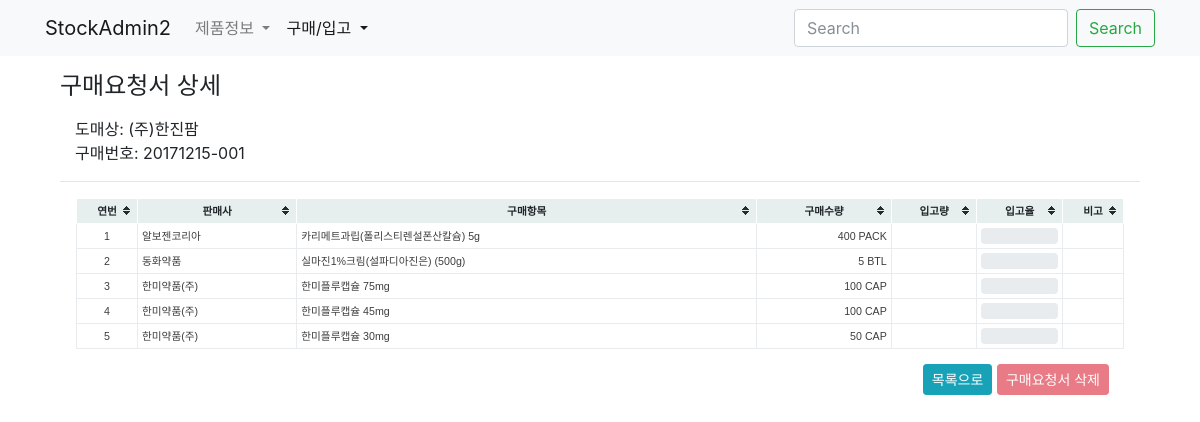
Page /buy/20171215-001/ on the earlier database version.
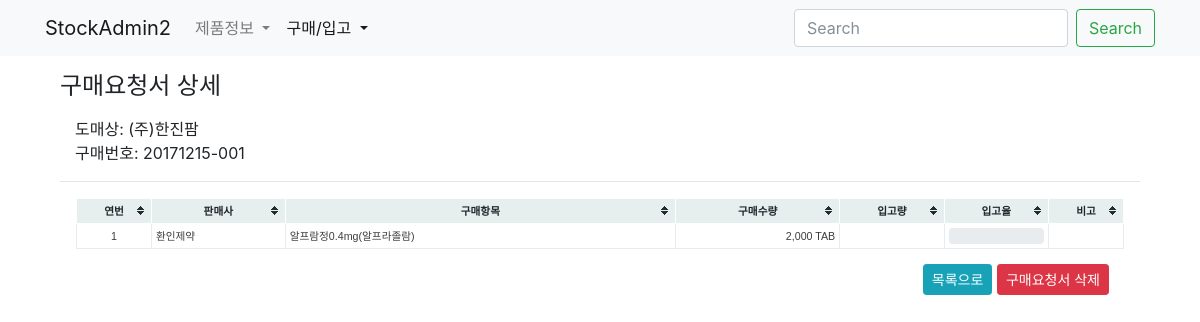
Same page on the later database version.
### buy/models.py (models this page shows, shortened)
class Buy(models.Model):
    slug = models.SlugField('구매번호', unique=True, blank=True, editable=False)
    commiter = models.ForeignKey(settings.AUTH_USER_MODEL, blank=True, null=True, on_delete=models.SET_NULL)
    date = models.DateField('구매일자', blank=True, default=timezone.now)
    iscart = models.BooleanField('카트인지', blank=True, default=False)
    updated = models.DateTimeField(auto_now=True)
    created = models.DateTimeField(auto_now_add=True)
    class Meta:
        verbose_name = '구매요청서'
        verbose_name_plural = '구매요청서'
        ordering = '-created',
    def has_stockset(self):
        return StockRecord.objects.filter(amount__gt=0, buyitem__buy=self).exists()

class BuyItem(models.Model):
    buy = models.ForeignKey(Buy, null=True, blank=True, on_delete=models.CASCADE)
    buyinfo = models.ForeignKey('product.BuyInfo', on_delete=models.CASCADE)
    amount = models.IntegerField('구매수량')
    comment = models.CharField('비고', max_length=50, blank=True)
    isend = models.BooleanField('구매종결', default=False)
    updated = models.DateTimeField(auto_now=True)
    created = models.DateTimeField(auto_now_add=True)
    class Meta:
        verbose_name = '구매품목'
        verbose_name_plural = '구매품목'
        unique_together = 'buy', 'buyinfo',
    def __init__(self, *args, **kwargs):
        super(BuyItem, self).__init__(*args, **kwargs)

### product/models.py (models this page shows, shortened)
class BuyInfo(BuyInfoMixin, models.Model):
    slug = models.SlugField('구매코드', unique=True, blank=True)
    product = models.ForeignKey(Product, on_delete=models.CASCADE)
    market = models.ForeignKey(Market, on_delete=models.CASCADE)
    date = models.DateField('시작일자', blank=True, default=timezone.now)
    price = models.DecimalField('구매가격', max_digits=50, decimal_places=2)
    active = models.BooleanField('사용중', default=True)
    updated = models.DateTimeField(auto_now=True)
    created = models.DateTimeField(auto_now_add=True)
    objects = BuyInfoManager()
    class Meta:
        verbose_name = '구매정보'
        verbose_name_plural = '구매정보'
        ordering = '-created',

class Market(models.Model):
    name = models.CharField('도매상명', max_length=50, unique=True)
    tel = models.CharField('전화', max_length=50, blank=True, null=True)
    fax = models.CharField('팩스', max_length=50, blank=True, null=True)
    email = models.EmailField('메일', blank=True, null=True)
    updated = models.DateTimeField(auto_now=True)
    created = models.DateTimeField(auto_now_add=True)
    objects = MarketManager()
    class Meta:
        verbose_name = '도매상'
        verbose_name_plural = '도매상'
    def __str__(self):
        return self.name

class Product(models.Model):
    name = models.CharField('제품명', max_length=50, unique=True)
    code = models.CharField('제품코드', max_length=50, unique=True)
    company = models.CharField('판매사', max_length=50, blank=True)
    std_unit = models.CharField('제품규격', max_length=10, choices=zip(STD_UNITs, STD_UNITs))
    pkg_amount = models.IntegerField('포장수량', default=1)
    etc_class = models.CharField('기타구분', max_length=10, choices=zip(ETC_CLASS, ETC_CLASS), default='일반')
    updated = models.DateTimeField(auto_now=True)
    created = models.DateTimeField(auto_now_add=True)
    objects = ProductManager()
    class Meta:
        verbose_name = '제품'
        verbose_name_plural = '제품'
        ordering = '-created',
    def __str__(self):
        return self.name

### buy/views.py (the view)
# urls.py: path('<slug:slug>/', BuyDetailView.as_view(), name='buy-detail'),
class BuyDetailView(DetailView):
    model = Buy
    fields = 'commiter',
    def get_context_data(self, **kwargs):
        context = super(BuyDetailView, self).get_context_data(**kwargs)
        context['form'] = BuyForm()
        return context

### buy/forms.py
class BuyForm(forms.ModelForm):
    class Meta:
        model = Buy
        fields = 'commiter',

### buy/managers.py (called while the page is built)
    def get_queryset(self):
        return StockRecordQuerySet(self.model, using=self._db)

### buy/templates/buy/buy_detail.html (shortened to what this page needs)
{% extends "buy/buy_base.html" %}
{% load humanize %}
{% block buy_header %}
<h4>구매요청서 상세</h4>
{% endblock buy_header %}
{% block buy_content %}
<div class="col-12 my-3">
    도매상: {{ object.buyitem_set.first.buyinfo.market }}</br>
    구매번호: {{ object.slug }}
</div>
<hr>
<div class="col-12 px-3">
    <table class="table-bordered tablesorter tablesorter-sortable">
        <thead class="thead-default text-center">
            <tr>
                <th>연번</th>
                <th>판매사</th>
                <th>구매항목</th>
                <th>구매수량</th>
                <th>입고량</th>
                <th>입고율</th>
                <th>비고</th>
            </tr>
        </thead>
        <tbody>
            {% for item in object.buyitem_set.all %}
            <tr>
                <td class="text-center">{{ forloop.counter }}</td>
                <td>{{ item.buyinfo.product.company }} </td>
                <td>{{ item.buyinfo.product }}</td>
                <td class="text-right">{{ item.amount|intcomma }} {{ item.buyinfo.product.std_unit }}</td>
                <td>{{ item.stocked_amount }}</td>
                <td>
                    <div class="progress">
                    </div>
                </td>
                <td>{{ item.comment }}</td>
            </tr>
            {% endfor %}
        </tbody>
    </table>
    <div class="col-12 text-right">
        <a class="btn btn-info btn-sm" href="{% url 'buy:buy-list' %}">목록으로</a>
        {% if object.commiter %}
            {% if object.has_stockset %}
                <button class="btn btn-danger btn-sm disabled">구매요청서 삭제</button>
            {% else %}
                {% url 'buy:buy-delete' object.slug as delete_url %}
                {% include "components/delete_confirm_button.html" with button_name="구매요청서 삭제" modal_id="modal-buy-delete" action=delete_url %}
            {% endif %}
        {% else %}
        <a class="btn btn-warning btn-sm" href="{% url 'buy:buy-update' object.slug %}">구매내역 수정</a>
            {% if user.is_staff %}
            {% include "buy/components/buy_confirm_modal.html" %}
            {% endif %}
        {% endif %}
    </div>
</div>
{% endblock buy_content %}

### buy/templates/buy/buy_base.html (shortened to what this page needs)
{% extends "base.html" %}
{% block content %}
<div class="container">
    <div class="col-12 my-3">
    {% block buy_header %}{% endblock buy_header %}
    </div>
    <div class="col-12">
    {% block buy_content %}{% endblock buy_content %}
    </div>
</div>
{% endblock content %}

### templates/base.html (shortened to what this page needs)
<!DOCTYPE html>
<html>
<head>
    {% include "components/static.html" %}
</head>
<body>
    {% include "components/navbar.html" %}
    {% block content %}{% endblock content %}
</body>
</html>

### templates/components/static.html (shortened to what this page needs)
{% load static %}
<link rel="stylesheet" type="text/css" href="{% static "bootstrap-4.0.0-beta.2-dist/css/bootstrap.css" %}">
<link rel="stylesheet" type="text/css" href="{% static "jquery-ui-1.12.1/jquery-ui.min.css" %}">
<link rel="stylesheet" type="text/css" href="{% static "tablesorter/themes/blue/style.css" %}">
<link rel="stylesheet" type="text/css" href="{% static "font-awesome-4.7.0/css/font-awesome.min.css" %}">
<link rel="stylesheet" type="text/css" href="{% static "css/common.css" %}">

### templates/components/navbar.html (shortened to what this page needs)
{% url 'product:list' as product_list %}
{% url 'buy:buy-list' as buy_list %}
<nav class="navbar navbar-expand-lg navbar-light bg-light">
	<div class="container">
		<div class="collapse navbar-collapse" id="navbarTogglerDemo01">
		    <a class="navbar-brand" href="/">StockAdmin2</a>
		    <ul class="navbar-nav mr-auto mt-2 mt-lg-0">
				<li class="nav-item dropdown">
					<a class="nav-link dropdown-toggle {% if product_list in request.path %}active{% endif %}" href="#" id="navbarDropdownMenuLink" data-toggle="dropdown" aria-haspopup="true" aria-expanded="false">
					제품정보
					</a>
				</li>
		   		<li class="nav-item dropdown">
			        <a class="nav-link dropdown-toggle {% if buy_list in request.path %}active{% endif %}" href="#" id="navbarDropdownMenuLink" data-toggle="dropdown" aria-haspopup="true" aria-expanded="false">
			          구매/입고
			        </a>
				</li>
		    </ul>
		    <form class="form-inline my-2 my-lg-0">
		      <input class="form-control mr-sm-2" type="text" placeholder="Search" aria-label="Search">
		      <button class="btn btn-outline-success my-2 my-sm-0" type="submit">Search</button>
		    </form>
		</div>
	</div>
</nav>

### templates/components/delete_confirm_button.html (shortened to what this page needs)
<button type="button" class="btn btn-danger btn-sm" data-toggle="modal" data-target="#{{ modal_id }}">
  {{ button_name|default:"삭제" }}
</button>

### static/tablesorter/themes/blue/style.css (style rules this page uses)
table.tablesorter { font-family:arial; background-color: #CDCDCD; margin:10px 0pt 15px; font-size: 8pt; width: 100%; text-align: left; }
table.tablesorter thead tr th, table.tablesorter tfoot tr th { background-color: #e6EEEE; border: 1px solid #FFF; font-size: 8pt; padding: 4px; }
table.tablesorter thead tr .header { background-image: url(bg.gif); background-repeat: no-repeat; background-position: center right; cursor: pointer; }
table.tablesorter tbody td { color: #3D3D3D; padding: 4px; background-color: #FFF; vertical-align: top; }

### static/css/common.css (style rules this page uses)
table.tablesorter thead { text-align: center; }

Differences in the rows shown:
removed BuyItem: buyinfo.product.company "알보젠코리아", buyinfo.product "카리메트과립(폴리스티렌설폰산칼슘) 5g", amount "400", buyinfo.product.std_unit "PACK"
removed BuyItem: buyinfo.product.company "동화약품", buyinfo.product "실마진1%크림(설파디아진은) (500g)", amount "5", buyinfo.product.std_unit "BTL"
removed BuyItem: buyinfo.product.company "한미약품(주)", buyinfo.product "한미플루캡슐 75mg", amount "100", buyinfo.product.std_unit "CAP"
removed BuyItem: buyinfo.product.company "한미약품(주)", buyinfo.product "한미플루캡슐 45mg", amount "100", buyinfo.product.std_unit "CAP"
removed BuyItem: buyinfo.product.company "한미약품(주)", buyinfo.product "한미플루캡슐 30mg", amount "50", buyinfo.product.std_unit "CAP"
added BuyItem: buyinfo.product.company "환인제약", buyinfo.product "알프람정0.4mg(알프라졸람)", amount "2,000", buyinfo.product.std_unit "TAB"
Other differences:
{{ button_name|default:"삭제" }}: (not shown) → "구매요청서 삭제"
text no longer shown: "구매요청서 삭제"
